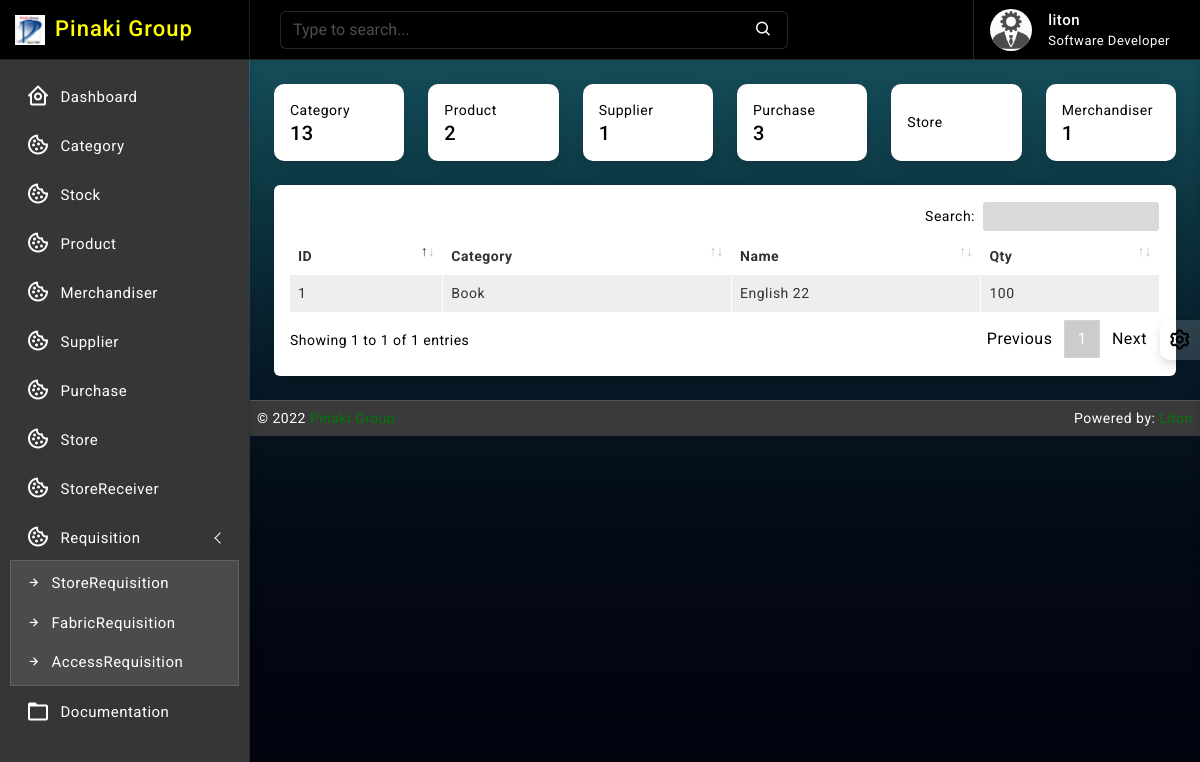
The app's page / (signed in), older data.
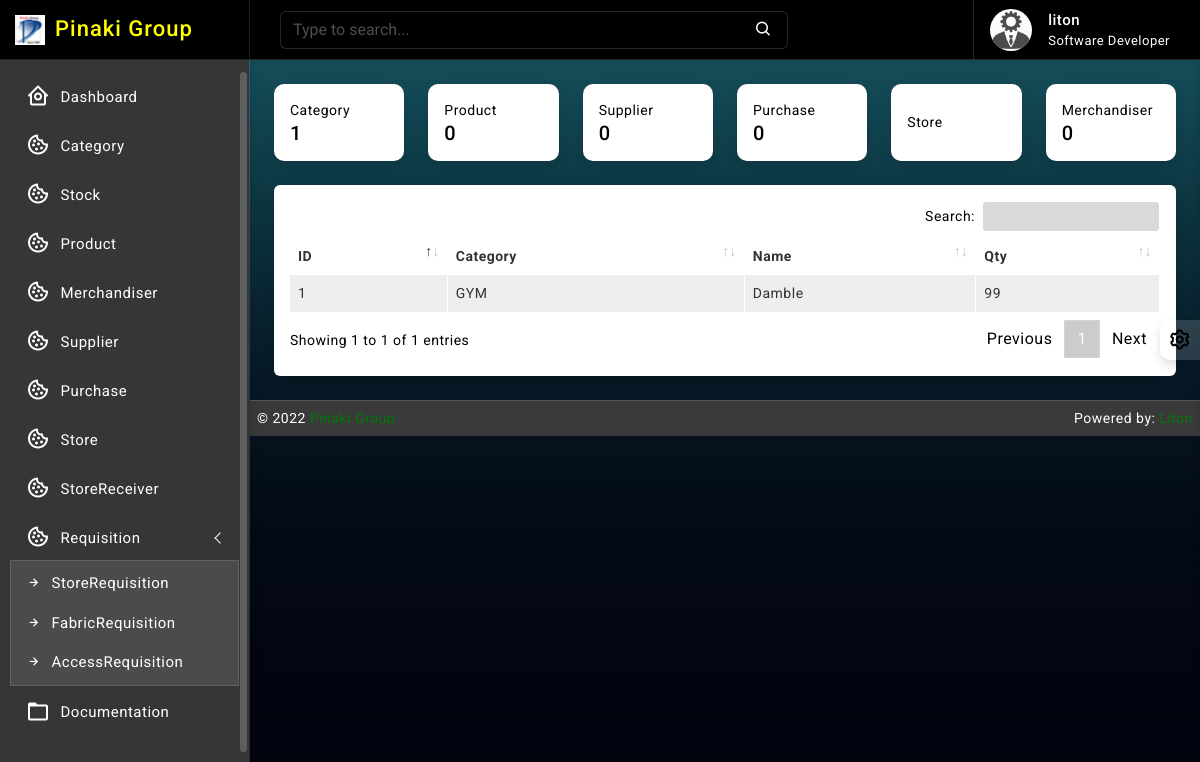
The same page, newer data.
### stock/models.py (models this page shows, shortened)
class Stock(models.Model):
    id = models.AutoField(primary_key=True)
    category = models.ForeignKey(Category, on_delete=models.CASCADE, blank=False)
    name = models.CharField(max_length=30, unique=True)
    quantity = models.IntegerField(default=1)
    is_deleted = models.BooleanField(default=False)

### category/models.py (models this page shows)
class Category(models.Model):
    name = models.CharField(max_length=64, null=True, unique=True, blank=True)
    created_at = models.DateTimeField(auto_now_add=True, auto_now=False)
    updated_at = models.DateTimeField(auto_now_add=False, auto_now=True)
    def __str__(self):
        return self.name

### accounts/decorators.py (the view)
        def wrapper_func(request, *args, **kwargs):
            group = None
            if request.user.groups.exists():
                group = request.user.groups.all()[0].name
            if group in allowed_roles:
                return view_func(request, *args, **kwargs)
            else:
                return render(request, 'accounts/index.html')

### pgims/views.py (called while the page is built)
@login_required
@admin_only
@allowed_users(allowed_roles=['admin', 'merchandiser'])
def home(request):
    total_category = Category.objects.count()
    total_product = Product.objects.count()
    total_merchandiser = Merchandiser.objects.count()
    total_supplier = Supplier.objects.count()
    total_purchase = Purchase.objects.count()
    total_stock = Stock.objects.count()
    stocks = Stock.objects.all().order_by('-id')
    context = {
        'name': total_category,
        'description': total_product,
        'office_id': total_merchandiser,
        'supplier_name': total_supplier,
        'style_detail': total_purchase,
        'billno': total_stock,
        'stocks': stocks
    }
    return render(request, 'home.html', context)

### templates/home.html (shortened to what the changed rows need)
{% extends 'base/base.html' %}
{% block body %}
{% load static %}
		<div class="page-wrapper">
			<div class="page-content">
                    <div class="row row-cols-1 row-cols-lg-2 row-cols-xl-6">
                        <div class="col">
                            <div class="card radius-10 overflow-hidden">
                                <div class="card-body">
                                    <div class="d-flex align-items-center">
                                        <div>
                                            <p class="mb-0">Category</p>
                                            <h5 class="mb-0">{{name}}</h5>
                                        </div>
                                    </div>
                                </div>
                            </div>
                        </div>
                        <div class="col">
                            <div class="card radius-10 overflow-hidden">
                                <div class="card-body">
                                    <div class="d-flex align-items-center">
                                        <div>
                                            <p class="mb-0">Product</p>
                                            <h5 class="mb-0">{{description}}</h5>
                                        </div>
                                    </div>
                                </div>
                            </div>
                        </div>
                        <div class="col">
                            <div class="card radius-10 overflow-hidden">
                                <div class="card-body">
                                    <div class="d-flex align-items-center">
                                        <div>
                                            <p class="mb-0">Supplier</p>
                                            <h5 class="mb-0">{{supplier_name}}</h5>
                                        </div>
                                    </div>
                                </div>
                            </div>
                        </div>
                        <div class="col">
                            <div class="card radius-10 overflow-hidden">
                                <div class="card-body">
                                    <div class="d-flex align-items-center">
                                        <div>
                                            <p class="mb-0">Purchase</p>
                                            <h5 class="mb-0">{{style_detail}}</h5>
                                        </div>
                                    </div>
                                </div>
                            </div>
                        </div>
                        <div class="col">
                            <div class="card radius-10 overflow-hidden">
                                <div class="card-body">
                                    <div class="d-flex align-items-center">
                                        <div>
                                            <p class="mb-0">Merchandiser</p>
                                            <h5 class="mb-0">{{office_id}}</h5>
                                        </div>
                                    </div>
                                </div>
                            </div>
                        </div>
                    </div>
                    <div class="card">
                        <div class="card-body">
                            <div class="table-responsive">
                                <table id="example2" class="table table-striped table-bordered">
                                    <thead>
                                        <tr>
                                            <th>ID</th>
                                            <th>Category</th>
                                            <th>Name</th>
                                            <th>Qty</th>
                                        </tr>
                                    </thead>
                                    <tbody>
                                        {% for data in stocks %}
                                        <tr>
                                           <td>{{ data.id }}</td>
                                           <td>{{ data.category }}</td>
                                           <td>{{ data.name }}</td>
                                           <td>{{ data.quantity }}</td>
                                        </tr>
                                     {% endfor %}
                                    </tbody>
                                </table>
                            </div>
                        </div>
                    </div>
            </div>
        </div>
{% endblock body %}

Row changes from the older to the newer data that the page shows:
changed Stock id 1: category "Book" → "GYM"; name "English 22" → "Damble"; quantity "100" → "99"
Text that changed along with them:
{{ name }}: "13" → "1"
{{ description }}: "2" → "0"
{{ supplier_name }}: "1" → "0"
{{ style_detail }}: "3" → "0"
{{ office_id }}: "1" → "0"
